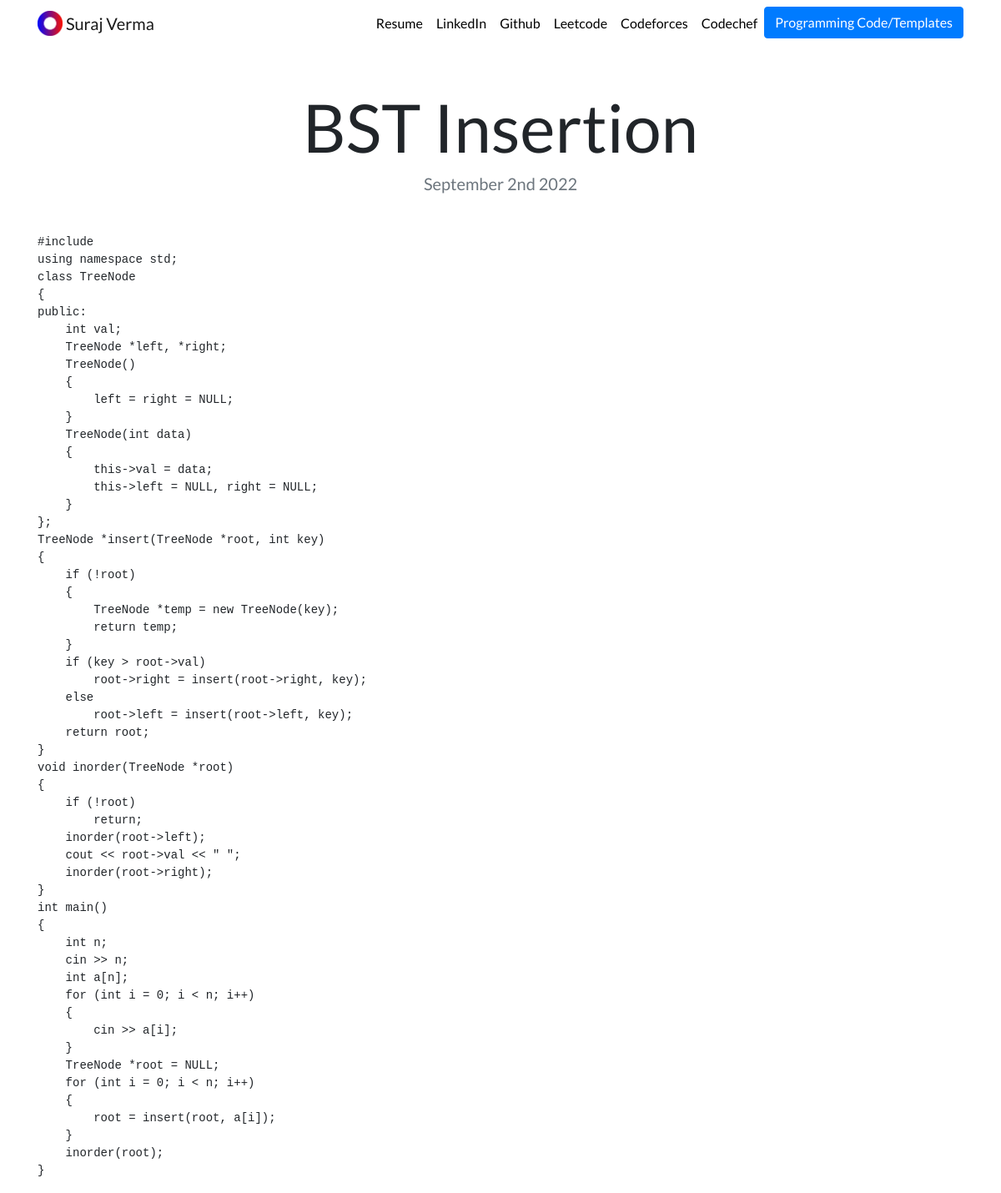
The app's page /blog/2/ with its own data.
### blog/models.py (models this page shows, shortened)
class Blog(models.Model):
    title = models.CharField(max_length=200)
    description = models.TextField()
    date = models.DateField()

### blog/views.py (the view)
# urls.py: path('<int:blog_id>/', views.detail, name='detail'),
def detail(request, blog_id):
    blog = get_object_or_404(Blog, pk=blog_id)
    return render(request, 'blog/detail.html', {'blog': blog})

### blog/templates/blog/detail.html
{% extends "portfolio/base.html" %}
{% load static %}
{% block content %}
<h1 class="text-center mt-5" id="blogdetailtitle">{{ blog.title }}</h1>
<h5 class="text-center text-muted mb-5">{{ blog.date|date:'F jS Y' }}</h5>
{{ blog.description|safe }}
{% endblock %}

### portfolio/static/portfolio/custom.css (style rules this page uses)
body { font-family: 'Lato', sans-serif; }
@media (min-width: 992px) { #blogdetailtitle { font-size: 5rem; } }

### records on screen
Blog: title "BST Insertion", date "September 2nd 2022", description "#include using namespace std; class TreeNode { public: int val; TreeNode *left, *right; TreeNode() { left = right = NULL; } TreeNode(int data) { this->val = data; this->left = NULL, right = NULL; } }; TreeNode *insert(TreeNode *root, int key) { if (!root) { TreeNode *temp = new TreeNode(key); return temp; } if (key > root->val) root->right = insert(root->right, key); else root->left = insert(root->left, key); return root; } void inorder(TreeNode *root) { if (!root) return; inorder(root->left); cout << root->val << \" \"; inorder(root->right); } int main() { int n; cin >> n; int a[n]; for (int i = 0; i < n; i++) { cin >> a[i]; } TreeNode *root = NULL; for (int i = 0; i < n; i++) { root =…"
